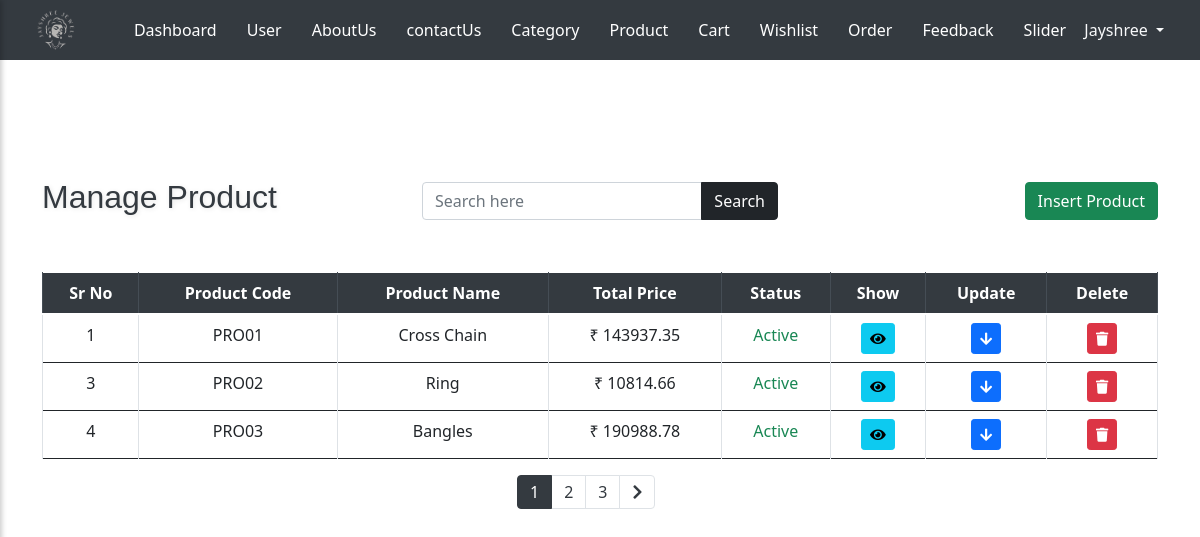
Page /admin/product.php (signed in) on the committed database.
### tables this page shows
CREATE TABLE `user_tbl` (
  `u_id` int(5) NOT NULL,
  `u_code` varchar(10) NOT NULL,
  `u_fullname` varchar(100) NOT NULL,
  `u_gender` varchar(10) NOT NULL,
  `u_email` varchar(100) NOT NULL,
  `u_mobile` varchar(10) NOT NULL,
  `u_address` varchar(500) NOT NULL,
  `u_city` varchar(30) NOT NULL,
  `u_state` varchar(30) NOT NULL,
  `u_pincode` varchar(6) NOT NULL,
  `u_password` varchar(12) NOT NULL,
  `u_image` varchar(200) NOT NULL,
  `u_status` varchar(20) NOT NULL,
  `u_role` varchar(10) NOT NULL
);

CREATE TABLE `product_tbl` (
  `p_id` int(10) NOT NULL,
  `p_code` varchar(10) NOT NULL,
  `p_name` varchar(100) NOT NULL,
  `p_c_code` varchar(10) NOT NULL,
  `p_type` varchar(30) NOT NULL,
  `p_gross_weight` decimal(10,3) NOT NULL,
  `p_diamond_weight` decimal(5,3) NOT NULL,
  `p_diamond_pices` int(5) NOT NULL,
  `p_purity` varchar(50) NOT NULL,
  `p_gold_weight` decimal(5,2) NOT NULL,
  `p_gold_price` decimal(10,2) NOT NULL,
  `p_diamond_price` decimal(10,2) NOT NULL,
  `p_making_charge` decimal(10,2) NOT NULL,
  `p_overhead_charges` decimal(10,2) NOT NULL,
  `p_base_price` decimal(10,2) NOT NULL,
  `p_tax` decimal(10,2) NOT NULL,
  `p_total_price` decimal(10,2) NOT NULL,
  `p_diamond_color` varchar(30) NOT NULL,
  `p_stock` int(5) NOT NULL,
  `p_image` varchar(100) NOT NULL,
  `p_status` varchar(10) NOT NULL
);

### admin/product.php (the view, shortened to what this page needs)
<?php
include_once 'header.php';
include_once '../conn.php';
?>
<div class="container mt-5 pt-2">
    <div class="row mt-5 mb-4 align-items-center">
        <div class="col-12 col-md-4 d-flex justify-content-center justify-content-md-start mb-2 mb-md-0">
            <h2 class="text-center text-md-left">Manage Product</h2>
        </div>
        <div class="col-12 col-md-4 d-flex justify-content-center mb-2 mb-md-0">
            <form method="GET" action="" class="d-flex w-100">
                <div class="input-group w-100">
                    <input type="text" name="search" class="form-control" placeholder="Search here"
                        value="<?php echo isset($_GET['search']) ? $_GET['search'] : ''; ?>">
                    <div class="input-group-append">
                        <button class="btn btn-dark" type="submit">Search</button>
                    </div>
                </div>
            </form>
        </div>
        <div class="col-12 col-md-4 d-flex justify-content-center justify-content-md-end">
            <button id="toggleFormBtnI" class="btn btn-success">Insert Product</button>
        </div>
    </div>
    <div class="row mt-5">
        <div class="col-12">
            <div class="table-responsive">
                <table class="table table-bordered text-center align-middle">
                    <thead class="thead-dark">
                        <tr>
                            <th scope="col">Sr No</th>
                            <th scope="col">Product Code</th>
                            <th scope="col">Product Name</th>
                            <th scope="col">Total Price</th>
                            <th scope="col">Status</th>
                            <th scope="col">Show</th>
                            <th scope="col">Update</th>
                            <th scope="col">Delete</th>
                        </tr>
                    </thead>
                    <tbody>
                        <?php
                         $search = isset($_GET['search']) ? $_GET['search'] : '';
                         $search_query = '';
                        $q = "SELECT * FROM product_tbl $search_query";
                        $result = mysqli_query($con, $q);
                        $total_records = mysqli_num_rows($result);
                        $records_per_page = 3;
                        $total_pages = ceil($total_records / $records_per_page);
                        $page = isset($_GET['page']) ? $_GET['page'] : 1;
                        $start_from = ($page - 1) * $records_per_page;
                        $q = "SELECT * FROM product_tbl $search_query LIMIT $start_from, $records_per_page";
                        $result = mysqli_query($con, $q);
                        while ($r = mysqli_fetch_assoc($result)) {
                            ?>
                            <tr>
                                <td><?php echo $r['p_id']; ?></td>
                                <td><?php echo $r['p_code']; ?></td>
                                <td><?php echo $r['p_name']; ?></td>
                                <td>₹ <?php echo $r['p_total_price']; ?></td>
                                <td><span class="status-text <?php echo ($r['p_status'] == 'Inactive') ? 'text-danger' : 'text-success'; ?>"><?php echo $r['p_status']; ?>
                                </td>
                                <td>
                                    <button class="btn btn-info btn-sm show-btn"
                                        data-target="#detailRow<?php echo $r['p_id']; ?>"><i
                                            class="fas fa-eye"></i></button>
                                </td>
                                <td><button class="btn btn-primary btn-sm update-btn"
                                        data-target-update="#updateRow<?php echo $r['p_id']; ?>"><i
                                            class="fas fa-arrow-down "></button></td>
                                <td>
                                    <form method="POST" action="">
                                        <button type="submit" name="delete" class="btn btn-danger btn-sm"
                                            onclick="return confirm('Are you sure you want to delete this record?');">
                                            <i class="fas fa-trash"></i>
                                        </button>
                                    </form>
                                </td>
                            </tr>
                            <?php
                        }
                        ?>
                    </tbody>
                </table>
            </div>
            <div class="row" >
                    <div class="col-md-5"></div>
                <nav class="col-md-2">
                    <ul class="pagination">
                    <?php
                    for ($i = 1; $i <= $total_pages; $i++) {
                        echo "<li class='page-item " . ($i == $page ? 'active' : '') . "'><a class='page-link' href='?page=" . $i . "&search=" . $search . "'>" . $i . "</a></li>";
                    }
                    if ($page < $total_pages) {
                        echo "<li class='page-item'><a class='page-link' href='?page=" . ($page + 1) . "&search=" . $search . "'><i class='fa fa-chevron-right'></i></a></li>";
                    }
                    ?>
                    </ul>
                </nav>
            <div class="col-md-5"></div>
        </div>
        </div>
    </div>
    </body>
    </html>

### admin/header.php (shortened to what this page needs)
<?php
include_once "../conn.php";
    ?>
<!DOCTYPE html>
<html lang="en">
<head>
    <link rel="stylesheet" href="https://cdnjs.cloudflare.com/ajax/libs/font-awesome/5.15.4/css/all.min.css">
    <link rel="stylesheet" href="https://stackpath.bootstrapcdn.com/bootstrap/4.5.2/css/bootstrap.min.css">
    <link rel="stylesheet" href="../css/admin_style.css">
    <link rel="stylesheet" href="../css/bootstrap.min.css">
</head>
<body>
    <div class="header">
        <div class="header-left ml-3">
            <a href="index.php" class="logo">
                <img src="../images/logo.png" alt="Jayshree Jewels Logo" class="logo-img">
            </a>
        </div>
        <div class="header-middle">
            <nav>
                <ul class="nav-links">
                    <li><a href="index.php">Dashboard</a></li>
                    <li><a href="user.php">User</a></li>
                    <li><a href="about_us.php">AboutUs</a></li>
                    <li><a href="contact.php">contactUs</a></li>
                    <li><a href="category.php">Category</a></li>
                    <li><a href="product.php">Product</a></li>
                    <li><a href="cart.php">Cart</a></li>
                    <li><a href="wishlist.php">Wishlist</a></li>
                    <li><a href="order.php">Order</a></li>
                    <li><a href="feedback.php">Feedback</a></li>
                    <li><a href="carouselimage.php">Slider</a></li>
                </ul>
            </nav>
        </div>
        <div class="header-right mr-3">
            <div class="dropdown">
                <?php
                if (isset($_SESSION['admin_username'])) {
                    $email = $_SESSION['admin_username'];
                    $q = "select * from user_tbl where u_email='$email'";
                    $result = mysqli_query($con, $q);
                    if (mysqli_num_rows($result)) {
                        $r = mysqli_fetch_assoc($result)
                            ?>
                        <a class="text-light dropdown-toggle" href="#" id="adminDropdown" role="button"
                            data-bs-toggle="dropdown" aria-expanded="false">
                            <?php echo $r['u_fullname']; ?>
                        </a>
                        <?php
                    }
                } else {
                    ?>
                    <a class="text-light" href="../signin.php">signin</a>
                    <?php
                }
                ?>
            </div>
        </div>
    </div>
    <div class="container">
        <div class="row">
            <div class="col-12">
                <?php
                if (isset($_COOKIE['success']) && !empty($_COOKIE['success'])) {
                    ?>
                    <div class="alert alert-success alert-dismissible fade show" role="alert">
                        <strong>Success: </strong> <?php echo $_COOKIE['success']; ?>
                    </div>
                    <?php
                }
                    ?>
            </div>
        </div>
    </div>

### css/admin_style.css (style rules this page uses)
.header { width: 100%; background-color: #343a40; color: #fff; padding: 10px 20px; display: flex; justify-content: space-between; align-items: center; height: 60px; position: fixed; top: 0; left: 0; z-index: 1000; }
.header-left { flex: 1; display: flex; align-items: center; }
.header-middle { flex: 2; display: flex; justify-content: center; }
.header-right { flex: 1; display: flex; justify-content: flex-end; align-items: center; }
.header .logo-img { height: 40px; }
.nav-links { display: flex; list-style-type: none; margin: 0; padding: 0; }
.nav-links li { margin: 0 15px; }
.nav-links li a { color: #fff; text-decoration: none; font-size: 16px; transition: color 0.3s; }
thead { background-color: #494e53; color: #fff; }
.pagination .page-link { color: #343a40; }
.pagination .page-item.active .page-link { background-color: #343a40; border-color: #343a40; color: #fff; }
h2, h4 { font-family: 'Poppins', sans-serif; color: #343a40; text-shadow: 1px 1px 5px rgba(0, 0, 0, 0.1); }
.row { margin-bottom: 15px; }

### rows in the picture
user_tbl: u_fullname "Jayshree"
product_tbl: p_id "1", p_code "PRO01", p_name "Cross Chain", p_total_price "143937.35", p_status "Active"
product_tbl: p_id "3", p_code "PRO02", p_name "Ring", p_total_price "10814.66", p_status "Active"
product_tbl: p_id "4", p_code "PRO03", p_name "Bangles", p_total_price "190988.78", p_status "Active"
